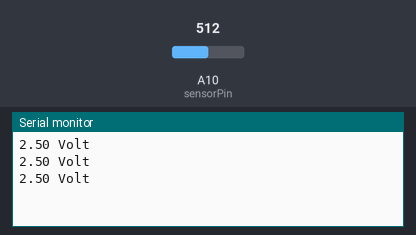
A sketch run on a simulated Arduino Mega 2560, built with avr-gcc and run on an emulated ATmega2560. Shown: the last lines printed to the serial monitor. The test bench sets the inputs (shaded band); at power-on: A10 (sensorPin) = 512.

Above: at 1.3 s.
1.4 s: A10 (sensorPin) set to 716
At 1.9 s:
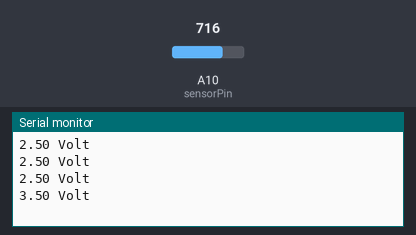
2.9 s: A10 (sensorPin) set to 900
At 3.4 s:
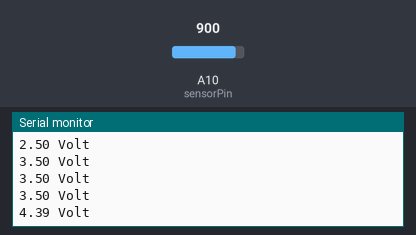
Timing chart, 0 to 5.9 s (numbered marks = the images above; inputs shaded):
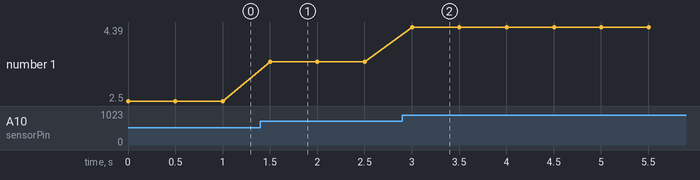

Measured:
- after the input at 1.4 s, the serial monitor: prints a new line after 0.10 s (image 1)
- after the input at 2.9 s, the serial monitor: prints a new line after 0.10 s (image 2)
- plotted number 1: 2.5 → 3.5 after the input at 1.4 s, 3.5 → 4.39 after the input at 2.9 s

The sketch:

Photo_test.ino
```cpp
int sensorPin = A10;
int sensorValue = 0;

void setup(void) {
   Serial.begin(9600);
   pinMode(sensorPin, INPUT);
}

void loop(void) {
   //sensorValue = analogRead(sensorPin);
   Serial.print(volt(A10));
   Serial.println(" Volt");
   delay(500);
}

float volt(int adPin)
{
  return float(analogRead(adPin)) * 5.0/1024;
}
```
